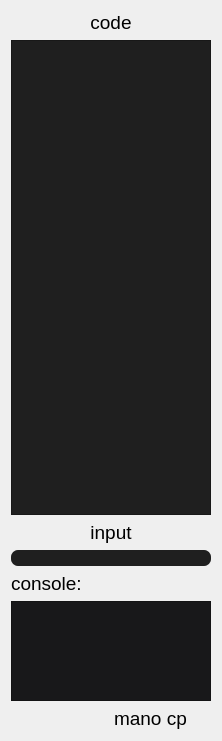
   <widget class="QWidget" name="verticalLayoutWidget">
    <property name="geometry">
     <rect>
      <x>20</x>
      <y>27</y>
      <width>221</width>
      <height>741</height>
     </rect>
    </property>
    <layout class="QVBoxLayout" name="verticalLayout_3">
     <item>
      <widget class="QLabel" name="input_lbl_2">
       <property name="font">
        <font>
         <pointsize>14</pointsize>
        </font>
       </property>
       <property name="styleSheet">
        <string notr="true"/>
       </property>
       <property name="text">
        <string>code</string>
       </property>
       <property name="alignment">
        <set>Qt::AlignCenter</set>
       </property>
      </widget>
     </item>
     <item>
      <widget class="QTextEdit" name="editor">
       <property name="minimumSize">
        <size>
         <width>200</width>
         <height>0</height>
        </size>
       </property>
       <property name="font">
        <font>
         <family>Consolas</family>
         <pointsize>12</pointsize>
        </font>
       </property>
       <property name="cursor" stdset="0">
        <cursorShape>IBeamCursor</cursorShape>
       </property>
       <property name="styleSheet">
        <string notr="true">background-color: rgb(31, 31, 31);
color: rgb(255, 255, 255);
</string>
       </property>
       <property name="locale">
        <locale language="English" country="UnitedStates"/>
       </property>
      </widget>
     </item>
     <item>
      <widget class="QLabel" name="input_lbl">
       <property name="font">
        <font>
         <pointsize>14</pointsize>
        </font>
       </property>
       <property name="styleSheet">
        <string notr="true"/>
       </property>
       <property name="text">
        <string>input</string>
       </property>
       <property name="alignment">
        <set>Qt::AlignCenter</set>
       </property>
      </widget>
     </item>
     <item>
      <widget class="QLineEdit" name="in_line">
       <property name="minimumSize">
        <size>
         <width>200</width>
         <height>0</height>
        </size>
       </property>
       <property name="maximumSize">
        <size>
         <width>400</width>
         <height>16777215</height>
        </size>
       </property>
       <property name="styleSheet">
        <string notr="true">border-radius: 7%;
color: rgb(255, 255, 255);
background-color: rgb(31, 31, 31);
</string>
       </property>
       <property name="alignment">
        <set>Qt::AlignLeading|Qt::AlignLeft|Qt::AlignVCenter</set>
       </property>
      </widget>
     </item>
     <item>
      <widget class="QLabel" name="test">
       <property name="font">
        <font>
         <pointsize>14</pointsize>
        </font>
       </property>
       <property name="text">
        <string>console:</string>
       </property>
      </widget>
     </item>
     <item>
      <widget class="QTextBrowser" name="console">
       <property name="sizePolicy">
        <sizepolicy hsizetype="Preferred" vsizetype="Preferred">
         <horstretch>0</horstretch>
         <verstretch>0</verstretch>
        </sizepolicy>
       </property>
       <property name="maximumSize">
        <size>
         <width>16777215</width>
         <height>100</height>
        </size>
       </property>
       <property name="styleSheet">
        <string notr="true">background-color: rgb(24, 24, 26);
color: rgb(255, 255, 255);</string>
       </property>
      </widget>
     </item>
     <item>
      <layout class="QHBoxLayout" name="horizontalLayout_7">
       <item>
        <widget class="QLabel" name="test_2">
         <property name="font">
          <font>
           <pointsize>14</pointsize>
          </font>
         </property>
         <property name="styleSheet">
          <string notr="true">image: url(:/pic/logo.jpeg);</string>
         </property>
         <property name="text">
          <string/>
         </property>
        </widget>
       </item>
       <item>
        <widget class="QLabel" name="test_3">
         <property name="font">
          <font>
           <pointsize>14</pointsize>
          </font>
         </property>
         <property name="text">
          <string>mano cp</string>
         </property>
        </widget>
       </item>
      </layout>
     </item>
    </layout>
   </widget>
